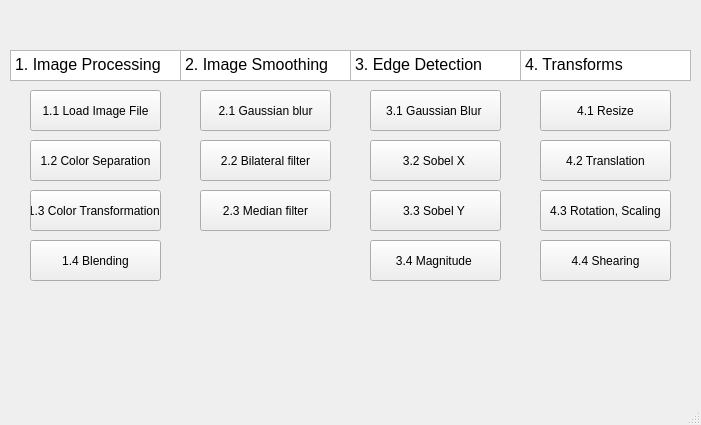
<?xml version="1.0" encoding="UTF-8"?>
<ui version="4.0">
 <class>MainWindow</class>
 <widget class="QMainWindow" name="MainWindow">
  <property name="geometry">
   <rect>
    <x>0</x>
    <y>0</y>
    <width>701</width>
    <height>425</height>
   </rect>
  </property>
  <property name="windowTitle">
   <string>MainWindow</string>
  </property>
  <widget class="QWidget" name="centralwidget">
   <widget class="QTextBrowser" name="textBrowser">
    <property name="geometry">
     <rect>
      <x>10</x>
      <y>50</y>
      <width>171</width>
      <height>31</height>
     </rect>
    </property>
    <property name="html">
     <string>&lt;!DOCTYPE HTML PUBLIC &quot;-//W3C//DTD HTML 4.0//EN&quot; &quot;http://www.w3.org/TR/REC-html40/strict.dtd&quot;&gt;
&lt;html&gt;&lt;head&gt;&lt;meta name=&quot;qrichtext&quot; content=&quot;1&quot; /&gt;&lt;style type=&quot;text/css&quot;&gt;
p, li { white-space: pre-wrap; }
&lt;/style&gt;&lt;/head&gt;&lt;body style=&quot; font-family:'PMingLiU'; font-size:9pt; font-weight:400; font-style:normal;&quot;&gt;
&lt;p style=&quot; margin-top:0px; margin-bottom:0px; margin-left:0px; margin-right:0px; -qt-block-indent:0; text-indent:0px;&quot;&gt;&lt;span style=&quot; font-size:12pt;&quot;&gt;1. Image Processing&lt;/span&gt;&lt;/p&gt;&lt;/body&gt;&lt;/html&gt;</string>
    </property>
   </widget>
   <widget class="QTextBrowser" name="textBrowser_2">
    <property name="geometry">
     <rect>
      <x>180</x>
      <y>50</y>
      <width>171</width>
      <height>31</height>
     </rect>
    </property>
    <property name="html">
     <string>&lt;!DOCTYPE HTML PUBLIC &quot;-//W3C//DTD HTML 4.0//EN&quot; &quot;http://www.w3.org/TR/REC-html40/strict.dtd&quot;&gt;
&lt;html&gt;&lt;head&gt;&lt;meta name=&quot;qrichtext&quot; content=&quot;1&quot; /&gt;&lt;style type=&quot;text/css&quot;&gt;
p, li { white-space: pre-wrap; }
&lt;/style&gt;&lt;/head&gt;&lt;body style=&quot; font-family:'PMingLiU'; font-size:9pt; font-weight:400; font-style:normal;&quot;&gt;
&lt;p style=&quot; margin-top:0px; margin-bottom:0px; margin-left:0px; margin-right:0px; -qt-block-indent:0; text-indent:0px;&quot;&gt;&lt;span style=&quot; font-size:12pt;&quot;&gt;2. Image Smoothing&lt;/span&gt;&lt;/p&gt;&lt;/body&gt;&lt;/html&gt;</string>
    </property>
   </widget>
   <widget class="QTextBrowser" name="textBrowser_3">
    <property name="geometry">
     <rect>
      <x>350</x>
      <y>50</y>
      <width>171</width>
      <height>31</height>
     </rect>
    </property>
    <property name="html">
     <string>&lt;!DOCTYPE HTML PUBLIC &quot;-//W3C//DTD HTML 4.0//EN&quot; &quot;http://www.w3.org/TR/REC-html40/strict.dtd&quot;&gt;
&lt;html&gt;&lt;head&gt;&lt;meta name=&quot;qrichtext&quot; content=&quot;1&quot; /&gt;&lt;style type=&quot;text/css&quot;&gt;
p, li { white-space: pre-wrap; }
&lt;/style&gt;&lt;/head&gt;&lt;body style=&quot; font-family:'PMingLiU'; font-size:9pt; font-weight:400; font-style:normal;&quot;&gt;
&lt;p style=&quot; margin-top:0px; margin-bottom:0px; margin-left:0px; margin-right:0px; -qt-block-indent:0; text-indent:0px;&quot;&gt;&lt;span style=&quot; font-size:12pt;&quot;&gt;3. Edge Detection&lt;/span&gt;&lt;/p&gt;&lt;/body&gt;&lt;/html&gt;</string>
    </property>
   </widget>
   <widget class="QTextBrowser" name="textBrowser_4">
    <property name="geometry">
     <rect>
      <x>520</x>
      <y>50</y>
      <width>171</width>
      <height>31</height>
     </rect>
    </property>
    <property name="html">
     <string>&lt;!DOCTYPE HTML PUBLIC &quot;-//W3C//DTD HTML 4.0//EN&quot; &quot;http://www.w3.org/TR/REC-html40/strict.dtd&quot;&gt;
&lt;html&gt;&lt;head&gt;&lt;meta name=&quot;qrichtext&quot; content=&quot;1&quot; /&gt;&lt;style type=&quot;text/css&quot;&gt;
p, li { white-space: pre-wrap; }
&lt;/style&gt;&lt;/head&gt;&lt;body style=&quot; font-family:'PMingLiU'; font-size:9pt; font-weight:400; font-style:normal;&quot;&gt;
&lt;p style=&quot; margin-top:0px; margin-bottom:0px; margin-left:0px; margin-right:0px; -qt-block-indent:0; text-indent:0px;&quot;&gt;&lt;span style=&quot; font-size:12pt;&quot;&gt;4. Transforms&lt;/span&gt;&lt;/p&gt;&lt;/body&gt;&lt;/html&gt;</string>
    </property>
   </widget>
   <widget class="QPushButton" name="pushButton11">
    <property name="geometry">
     <rect>
      <x>30</x>
      <y>90</y>
      <width>131</width>
      <height>41</height>
     </rect>
    </property>
    <property name="text">
     <string>1.1 Load Image File</string>
    </property>
   </widget>
   <widget class="QPushButton" name="pushButton12">
    <property name="geometry">
     <rect>
      <x>30</x>
      <y>140</y>
      <width>131</width>
      <height>41</height>
     </rect>
    </property>
    <property name="text">
     <string>1.2 Color Separation</string>
    </property>
   </widget>
   <widget class="QPushButton" name="pushButton13">
    <property name="geometry">
     <rect>
      <x>30</x>
      <y>190</y>
      <width>131</width>
      <height>41</height>
     </rect>
    </property>
    <property name="text">
     <string>1.3 Color Transformation </string>
    </property>
   </widget>
   <widget class="QPushButton" name="pushButton14">
    <property name="geometry">
     <rect>
      <x>30</x>
      <y>240</y>
      <width>131</width>
      <height>41</height>
     </rect>
    </property>
    <property name="text">
     <string>1.4 Blending</string>
    </property>
   </widget>
   <widget class="QPushButton" name="pushButton21">
    <property name="geometry">
     <rect>
      <x>200</x>
      <y>90</y>
      <width>131</width>
      <height>41</height>
     </rect>
    </property>
    <property name="text">
     <string>2.1 Gaussian blur</string>
    </property>
   </widget>
   <widget class="QPushButton" name="pushButton22">
    <property name="geometry">
     <rect>
      <x>200</x>
      <y>140</y>
      <width>131</width>
      <height>41</height>
     </rect>
    </property>
    <property name="text">
     <string>2.2 Bilateral filter</string>
    </property>
   </widget>
   <widget class="QPushButton" name="pushButton23">
    <property name="geometry">
     <rect>
      <x>200</x>
      <y>190</y>
      <width>131</width>
      <height>41</height>
     </rect>
    </property>
    <property name="text">
     <string>2.3 Median filter</string>
    </property>
   </widget>
   <widget class="QPushButton" name="pushButton31">
    <property name="geometry">
     <rect>
      <x>370</x>
      <y>90</y>
      <width>131</width>
      <height>41</height>
     </rect>
    </property>
    <property name="text">
     <string>3.1 Gaussian Blur </string>
    </property>
   </widget>
   <widget class="QPushButton" name="pushButton32">
    <property name="geometry">
     <rect>
      <x>370</x>
      <y>140</y>
      <width>131</width>
      <height>41</height>
     </rect>
    </property>
    <property name="text">
     <string>3.2 Sobel X </string>
    </property>
   </widget>
   <widget class="QPushButton" name="pushButton33">
    <property name="geometry">
     <rect>
      <x>370</x>
      <y>190</y>
      <width>131</width>
      <height>41</height>
     </rect>
    </property>
    <property name="text">
     <string>3.3 Sobel Y </string>
    </property>
   </widget>
   <widget class="QPushButton" name="pushButton34">
    <property name="geometry">
     <rect>
      <x>370</x>
      <y>240</y>
      <width>131</width>
      <height>41</height>
     </rect>
    </property>
    <property name="text">
     <string>3.4 Magnitude </string>
    </property>
   </widget>
   <widget class="QPushButton" name="pushButton42">
    <property name="geometry">
     <rect>
      <x>540</x>
      <y>140</y>
      <width>131</width>
      <height>41</height>
     </rect>
    </property>
    <property name="text">
     <string>4.2 Translation</string>
    </property>
   </widget>
   <widget class="QPushButton" name="pushButton41">
    <property name="geometry">
     <rect>
      <x>540</x>
      <y>90</y>
      <width>131</width>
      <height>41</height>
     </rect>
    </property>
    <property name="text">
     <string>4.1 Resize</string>
    </property>
   </widget>
   <widget class="QPushButton" name="pushButton43">
    <property name="geometry">
     <rect>
      <x>540</x>
      <y>190</y>
      <width>131</width>
      <height>41</height>
     </rect>
    </property>
    <property name="text">
     <string>4.3 Rotation, Scaling</string>
    </property>
   </widget>
   <widget class="QPushButton" name="pushButton44">
    <property name="geometry">
     <rect>
      <x>540</x>
      <y>240</y>
      <width>131</width>
      <height>41</height>
     </rect>
    </property>
    <property name="text">
     <string>4.4 Shearing</string>
    </property>
   </widget>
  </widget>
  <widget class="QMenuBar" name="menubar">
   <property name="geometry">
    <rect>
     <x>0</x>
     <y>0</y>
     <width>701</width>
     <height>21</height>
    </rect>
   </property>
  </widget>
  <widget class="QStatusBar" name="statusbar"/>
 </widget>
 <resources/>
 <connections/>
</ui>
